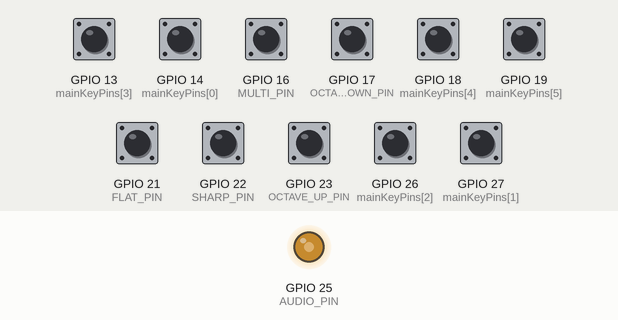
The sketch below on a simulated ESP32. Shown: output pins drawn as LEDs (lit = HIGH). Inputs (shaded band) come from the test bench; at power-on: GPIO 13 (mainKeyPins[3]), GPIO 14 (mainKeyPins[0]), GPIO 16 (MULTI_PIN), GPIO 17 (OCTAVE_DOWN_PIN), GPIO 18 (mainKeyPins[4]), GPIO 19 (mainKeyPins[5]), GPIO 21 (FLAT_PIN), GPIO 22 (SHARP_PIN), GPIO 23 (OCTAVE_UP_PIN), GPIO 26 (mainKeyPins[2]), GPIO 27 (mainKeyPins[1]) HIGH. What the sketch prints to the serial monitor is not drawn.

Above: at 1.2 s.
1.3 s: GPIO 16 (MULTI_PIN) pulled LOW for 0.15 s
Timing chart, 0 to 3.1 s (numbered marks = the images above; inputs shaded):
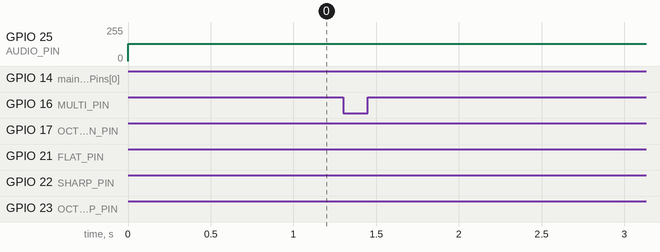

The sketch:

11ButtonsNoBreath.ino
```cpp
#include <Arduino.h>
#include <math.h>

const int numMainKeys = 6;
const int mainKeyPins[numMainKeys] = {14, 27, 26, 13, 18, 19};

#define FLAT_PIN        21
#define SHARP_PIN       22
#define OCTAVE_UP_PIN   23
#define OCTAVE_DOWN_PIN 17
#define MULTI_PIN       16
#define AUDIO_PIN       25

bool currentMainFingering[numMainKeys] = {false, false, false, false, false, false};
bool flatPressed = false;
bool sharpPressed = false;
bool octaveUpPressed = false;
bool octaveDownPressed = false;

bool instrumentEnabled = false;

// multi button debounce
int multiRawState = HIGH;
int multiStableState = HIGH;
unsigned long multiLastChangeMs = 0;
const unsigned long multiDebounceMs = 40;
bool multiHandledPress = false;

// audio
const float sampleRate = 22050.0f;
float phase = 0.0f;
float smooth1 = 0.0f;
float smooth2 = 0.0f;

float currentFreq = 277.18f;
float targetFreq  = 277.18f;

float getFreqFromFingering() {
  bool k1 = currentMainFingering[0];
  bool k2 = currentMainFingering[1];
  bool k3 = currentMainFingering[2];
  bool k4 = currentMainFingering[3];
  bool k5 = currentMainFingering[4];
  bool k6 = currentMainFingering[5];

  float freq = 277.18f; // default C#

  // check most specific combinations first
  if (k1 && k2 && k3 && k4 && k5 && k6) freq = 146.83f;            // D
  else if (k1 && k2 && k3 && k4 && k5 && !k6) freq = 164.81f;      // E
  else if (k1 && k2 && k3 && !k4 && k5 && !k6) freq = 185.00f;     // F#
  else if (k1 && k2 && k3 && k4 && !k5 && !k6) freq = 174.61f;     // F
  else if (k1 && k2 && k3 && !k4 && !k5 && !k6) freq = 196.00f;    // G
  else if (k1 && k2 && !k3 && !k4 && !k5 && !k6) freq = 220.00f;   // A
  else if (k1 && !k2 && !k3 && !k4 && !k5 && !k6) freq = 246.94f;  // B
  else if (!k1 && k2 && !k3 && !k4 && !k5 && !k6) freq = 261.63f;  // C
  else if (!k1 && !k2 && !k3 && !k4 && !k5 && !k6) freq = 277.18f; // C#

  if (flatPressed && !sharpPressed) freq *= 0.943874f;
  if (sharpPressed && !flatPressed) freq *= 1.059463f;
  if (octaveUpPressed && !octaveDownPressed) freq *= 2.0f;
  if (octaveDownPressed && !octaveUpPressed) freq *= 0.5f;

  return freq;
}

void updateMultiButton() {
  int raw = digitalRead(MULTI_PIN);

  if (raw != multiRawState) {
    multiRawState = raw;
    multiLastChangeMs = millis();
  }

  if ((millis() - multiLastChangeMs) >= multiDebounceMs) {
    if (multiStableState != multiRawState) {
      multiStableState = multiRawState;
    }
  }

  if (multiStableState == LOW && !multiHandledPress) {
    instrumentEnabled = !instrumentEnabled;
    multiHandledPress = true;

    Serial.print("Enabled = ");
    Serial.println(instrumentEnabled ? 1 : 0);
  }

  if (multiStableState == HIGH) {
    multiHandledPress = false;
  }
}

void setup() {
  Serial.begin(115200);

  for (int i = 0; i < numMainKeys; i++) {
    pinMode(mainKeyPins[i], INPUT_PULLUP);
  }

  pinMode(FLAT_PIN, INPUT_PULLUP);
  pinMode(SHARP_PIN, INPUT_PULLUP);
  pinMode(OCTAVE_UP_PIN, INPUT_PULLUP);
  pinMode(OCTAVE_DOWN_PIN, INPUT_PULLUP);
  pinMode(MULTI_PIN, INPUT_PULLUP);

  multiRawState = digitalRead(MULTI_PIN);
  multiStableState = multiRawState;

  Serial.println("Button-only EWI ready");
  Serial.println("Press multi to toggle sound on/off");
}

void loop() {
  for (int i = 0; i < numMainKeys; i++) {
    currentMainFingering[i] = (digitalRead(mainKeyPins[i]) == LOW);
  }

  flatPressed = (digitalRead(FLAT_PIN) == LOW);
  sharpPressed = (digitalRead(SHARP_PIN) == LOW);
  octaveUpPressed = (digitalRead(OCTAVE_UP_PIN) == LOW);
  octaveDownPressed = (digitalRead(OCTAVE_DOWN_PIN) == LOW);

  updateMultiButton();

  targetFreq = getFreqFromFingering();
  currentFreq += 0.0025f * (targetFreq - currentFreq);

  float sample = 0.0f;

  if (instrumentEnabled) {
    phase += TWO_PI * currentFreq / sampleRate;
    if (phase >= TWO_PI) phase -= TWO_PI;

    sample =
      1.00f * sinf(phase) +
      0.20f * sinf(2.0f * phase) +
      0.05f * sinf(3.0f * phase);

    sample *= 0.35f;
  }

  smooth1 += 0.10f * (sample - smooth1);
  smooth2 += 0.06f * (smooth1 - smooth2);
  sample = smooth2;

  int dacValue = 128 + (int)(sample * 100.0f);
  if (dacValue < 0) dacValue = 0;
  if (dacValue > 255) dacValue = 255;

  dacWrite(AUDIO_PIN, dacValue);

  delayMicroseconds(45);
}
```
